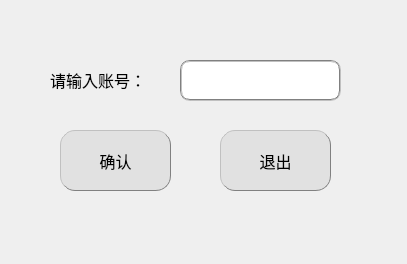
<?xml version="1.0" encoding="UTF-8"?>
<ui version="4.0">
 <class>DeleteAccount</class>
 <widget class="QDialog" name="DeleteAccount">
  <property name="geometry">
   <rect>
    <x>0</x>
    <y>0</y>
    <width>407</width>
    <height>264</height>
   </rect>
  </property>
  <property name="windowTitle">
   <string>Dialog</string>
  </property>
  <widget class="QLabel" name="label">
   <property name="geometry">
    <rect>
     <x>50</x>
     <y>60</y>
     <width>121</width>
     <height>41</height>
    </rect>
   </property>
   <property name="text">
    <string>&lt;html&gt;&lt;head/&gt;&lt;body&gt;&lt;p&gt;&lt;span style=&quot; font-size:12pt;&quot;&gt;请输入账号：&lt;/span&gt;&lt;/p&gt;&lt;/body&gt;&lt;/html&gt;</string>
   </property>
  </widget>
  <widget class="QLineEdit" name="accountIn">
   <property name="geometry">
    <rect>
     <x>180</x>
     <y>60</y>
     <width>161</width>
     <height>41</height>
    </rect>
   </property>
   <property name="font">
    <font>
     <pointsize>12</pointsize>
    </font>
   </property>
   <property name="styleSheet">
    <string notr="true">border:2px groove gray;border-radius:10px;padding:2px 4px</string>
   </property>
  </widget>
  <widget class="QPushButton" name="chooseBtn">
   <property name="geometry">
    <rect>
     <x>60</x>
     <y>130</y>
     <width>111</width>
     <height>61</height>
    </rect>
   </property>
   <property name="font">
    <font>
     <pointsize>12</pointsize>
    </font>
   </property>
   <property name="styleSheet">
    <string notr="true">background-color: rgb(225, 225, 225);border:1px groove gray;border-radius:15px;padding:1px 4px;border-style: outset;</string>
   </property>
   <property name="text">
    <string>确认</string>
   </property>
  </widget>
  <widget class="QPushButton" name="exitBtn">
   <property name="geometry">
    <rect>
     <x>220</x>
     <y>130</y>
     <width>111</width>
     <height>61</height>
    </rect>
   </property>
   <property name="font">
    <font>
     <pointsize>12</pointsize>
    </font>
   </property>
   <property name="styleSheet">
    <string notr="true">background-color: rgb(225, 225, 225);border:1px groove gray;border-radius:15px;padding:1px 4px;border-style: outset;</string>
   </property>
   <property name="text">
    <string>退出</string>
   </property>
  </widget>
  <widget class="QLabel" name="label_2">
   <property name="geometry">
    <rect>
     <x>-2</x>
     <y>-12</y>
     <width>411</width>
     <height>281</height>
    </rect>
   </property>
   <property name="text">
    <string/>
   </property>
   <property name="pixmap">
    <pixmap resource="pic.qrc">:/new/prefix1/5.png</pixmap>
   </property>
  </widget>
  <zorder>label_2</zorder>
  <zorder>label</zorder>
  <zorder>accountIn</zorder>
  <zorder>chooseBtn</zorder>
  <zorder>exitBtn</zorder>
 </widget>
 <resources>
  <include location="pic.qrc"/>
 </resources>
 <connections/>
</ui>
